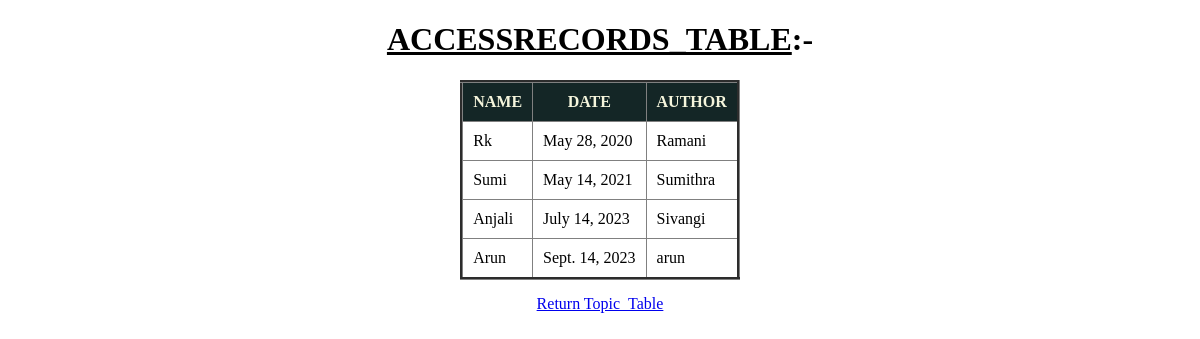
The page /accessrecord/ on the database its author committed.
### app/models.py (models this page shows, shortened)
class AccessRecord(models.Model):
    name=models.ForeignKey(Webpage,on_delete=models.CASCADE)
    date=models.DateField()
    author=models.CharField(max_length=100)

class Webpage(models.Model):
    topic_name=models.ForeignKey(Topic,on_delete=models.CASCADE)
    name=models.CharField(max_length=100)
    url=models.URLField()
    email=models.CharField(max_length=100)
    def __str__(self):
        return self.name

### app/views.py (the view)
# urls.py: path('accessrecord/',accessrecord,name='accessrecord'),
def accessrecord(request):
    QLTO=AccessRecord.objects.all()
    d={'accessrecord':QLTO}
    return render(request,'accessrecord.html',d)

### templates/accessrecord.html (shortened to what this page needs)
<!DOCTYPE html>
<html lang="en">
<head>
</head>
<body>
    <center>
        <div>
            <h1><u>ACCESSRECORDS_TABLE</u>:-</h1>
        <table border="3px" cellpadding="10px" cellspacing="10px">
            <tr>
                <th>NAME</th>
                <th>DATE</th>
                <th>AUTHOR</th>
            </tr>
            {% for ao in accessrecord %}
                <tr>
                    <td>{{ao.name}}</td>
                    <td>{{ao.date}}</td>
                    <td>{{ao.author}}</td>
                </tr>
            {% endfor %}
        </table>
        </div>
        <div id="one">
            <a href="{% url 'topic' %}">Return Topic_Table</a>
        </div>
    </center>
</body>
</html>

### templates/accessrecord.html (style rules this page uses)
th { background-color: rgb(20, 38, 38); color: beige; }
#one { padding: 15px 0 0 0; }
table { border-collapse: collapse; }

### rows shown on the page
AccessRecord: name "Rk", date "May 28, 2020", author "Ramani"
AccessRecord: name "Sumi", date "May 14, 2021", author "Sumithra"
AccessRecord: name "Anjali", date "July 14, 2023", author "Sivangi"
AccessRecord: name "Arun", date "Sept. 14, 2023", author "arun"
